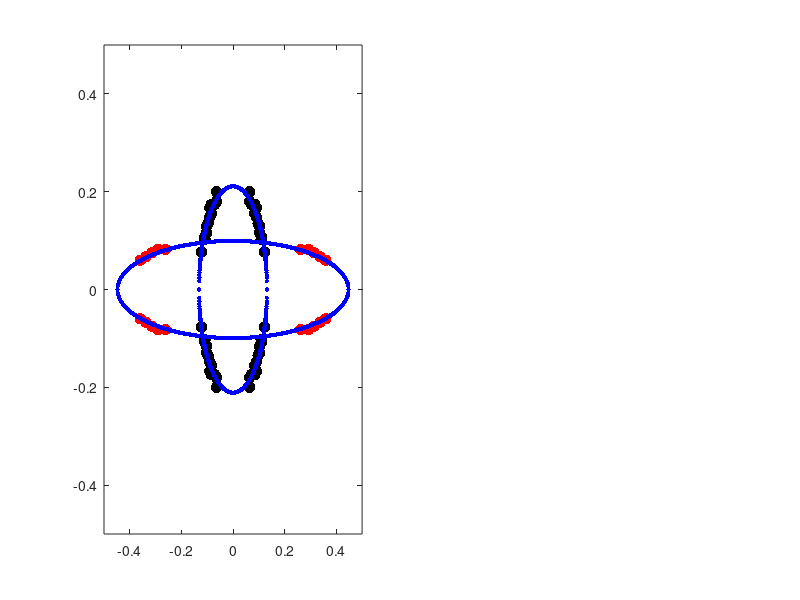

Reproduce this figure in MATLAB. (Note: this script raises an error after producing the figure.)
eg = linspace(-2.1,-0.90,13);
xg = [-0.122,-0.109,-0.109,-0.103,-0.103,-0.097,-0.090,-0.084,-0.090,-0.084,-0.071,-0.064,-0.064];
yg = [-0.077,-0.103,-0.109,-0.116,-0.129,-0.135,-0.148,-0.155,-0.167,-0.174,-0.174,-0.180,-0.200];
em = linspace(-0.9,-0.50,5);
xm = [-0.262,-0.292,-0.314,-0.337,-0.359];
ym = [-0.082,-0.082,-0.075,-0.067,-0.060];

% r = sqrt(x.^2+y.^2);
% cos_theta = x./r;
% sin_theta = y./r;
% gap_1 = abs(e1);
% x1 = gap_1.*cos_theta;
% y1 = gap_1.*sin_theta;
% figure(59),
% plot(0.5*[x1 x1 -x1 -x1],0.5*[y1 -y1 y1 -y1],'.k', 'MarkerSize', 25);
figure(60),
p=0;
subplot(1,2,1),
%subaxis(1,2,1, 'Spacing', 0.2, 'Padding', 0, 'Margin', 0),
%k_x = linspace(0,0.1,100);
c1_g = 230;
r_g = 1.6^2;
c2_g = c1_g/r_g;
c1_m = 20;
r_m = (1/4.5)^2;
c2_m = c1_m/r_m;
k_x_g = linspace(0,sqrt(1/c1_g),300);
k_y_g = sqrt((1-c1_g*k_x_g.^2)/c2_g);
k_x_m = linspace(0,sqrt(1/c1_m),300);
k_y_m = sqrt((1-c1_m*k_x_m.^2)/c2_m);
plot([xg xg -xg -xg],[yg -yg yg -yg],'.k', 'MarkerSize', 25);
hold on
plot([xm xm -xm -xm],[ym -ym ym -ym],'.r', 'MarkerSize', 25);
plot(2*[k_x_g k_x_g -k_x_g -k_x_g],2*[k_y_g -k_y_g k_y_g -k_y_g],'.b', 'MarkerSize', 10);
plot(2*[k_x_m k_x_m -k_x_m -k_x_m],2*[k_y_m -k_y_m k_y_m -k_y_m],'.b', 'MarkerSize', 10);
hold off
axis(2*[-0.25 0.25 -0.25 0.25]);
ax2 = gca;
ax2.FontSize = 20;
ax2.TickLength = [0.02 0.02];
ax2.LineWidth = 2;
ax2.XTick = linspace(-0.5,0.5,5);
ax2.YTick = linspace(-0.5,0.5,5);
axis square
%ax2.XTick = linspace(0,90,7);
xlabel('q_x (A^{-1})','FontSize',20);
ylabel('q_y (A^{-1})','FontSize',20);

angles_g = atan(yg./xg);
angles_m = atan(ym./xm);

alpha = linspace(0,pi/2,100);
gmax = 2.3;
gmin = 0.3;
gap_model1 = (gmax+gmin)/2 + (gmax-gmin)/2 * cos(2*alpha);
gmin2 = -0.1;
gap_model2 = (gmax-gmin2)./(1+exp(4*(alpha-68/180*pi)))+gmin2;
gm = 1.25;
%gap_model_m = gm*(1-exp(-4.5*alpha));
gap_model_m = gm./(1+exp(-8*(alpha-12/180*pi)));

%subaxis(1,2,2, 'Spacing', 0.2, 'Padding', 0, 'Margin', 0),
subplot(1,2,2),
plot(angles_g*180/pi,-eg,'.k','MarkerSize',25);
hold on
plot(angles_m*180/pi,-em,'.r','MarkerSize',25);
plot(0,2.3,'ok','MarkerSize',10);
plot([0 90],[0.2 0.2],'--k','LineWidth',3);
plot(90,1.25,'or','MarkerSize',10);
%plot(alpha*180/pi,gap_model1,'--b','LineWidth',2);
plot(alpha*180/pi,gap_model2,'--b','LineWidth',1);
plot(alpha*180/pi,gap_model_m,'--b','LineWidth',1);
axis([0 90 0 2.5]);
ax = gca;
ax.FontSize = 20;
ax.TickLength = [0.02 0.02];
ax.LineWidth = 2;
ax.XTick = linspace(0,90,7);
axis square
xlabel('Angle (degrees)','FontSize',20);
ylabel('Gap (mV)','FontSize',20);
hold off